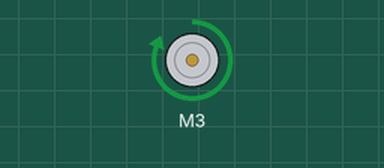
This sketch was run on a simulated Arduino Uno, built with avr-gcc and run on an emulated ATmega328P. Shown: DC motor (green arrow = forward, orange = backward, longer = faster).

Above: at 0.1 s.
At 32.1 s:
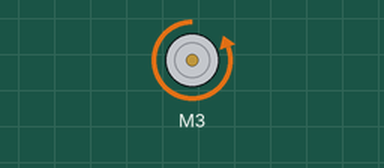
At 126.1 s:
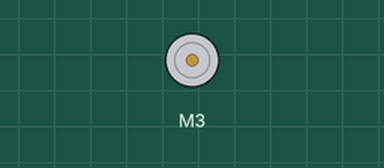
Timing chart, 0 to 129.5 s (numbered marks = the images above):
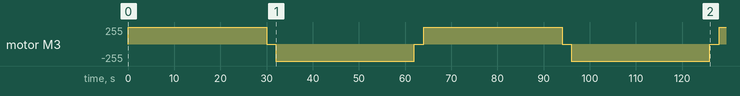

Measured:
- by itself, motor M3: stopped → forward 255/255 at 0.00 s, → stopped 30.0 s later, → backward 255/255 2.0 s later, → stopped 30.0 s later, … (9 changes in this stretch)

The sketch:

aula23-motorshieldL293D.ino
```cpp
# include<AFMotor.h>


AF_DCMotor motor1(3);

void setup() {
  motor1.setSpeed(0);

}

void loop() {

  motor1.setSpeed(255);
  motor1.run(FORWARD); //sentido horário
  delay(30000);

  motor1.setSpeed(0);
  motor1.run(RELEASE);
  delay(2000);

  motor1.setSpeed(255);
  motor1.run(BACKWARD); //sentido anti-horário
  delay(30000);

  motor1.setSpeed(0);
  motor1.run(RELEASE);
  delay(2000);

}
```
